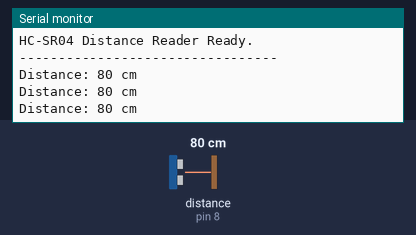
Simulated run of this sketch. Board: Arduino Uno, built with avr-gcc and run on an emulated ATmega328P. On the bench: the last lines printed to the serial monitor. Wiring (inferred from the names in the program): ultrasonic range finder: trigger pin 9; echo pin 8. The test bench sets the inputs (shaded band); at power-on: distance to the obstacle (sensor on pin 8) 80 cm. The echo pulse lasts 58.3 µs per cm.

Above: at 1.3 s.
1.4 s: distance to the obstacle (sensor on pin 8) set to 2 cm
At 1.9 s:
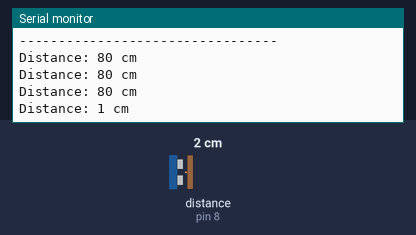
2.9 s: distance to the obstacle (sensor on pin 8) set to 4 cm
At 3.4 s:
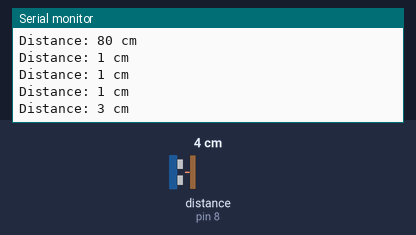
Timing chart, 0 to 5.9 s (numbered marks = the images above; inputs shaded):
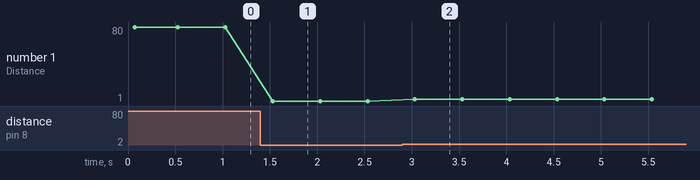

The sketch:

CPSlab5.3.ino
```cpp
// HC-SR04 Distance Reader (Standard Digital Protocol)
// Note: This sensor uses a custom time-based digital protocol (Trig/Echo)
// to measure distance, NOT the I2C protocol.

// --- Pin Definitions ---
const int TRIG_PIN = 9;   // Digital pin connected to the Trig pin of HC-SR04
const int ECHO_PIN = 8;   // Digital pin connected to the Echo pin of HC-SR04

// --- Measurement Variables ---
long durationMicroseconds;
long distanceCm;

void setup() {
  Serial.begin(9600);
  pinMode(TRIG_PIN, OUTPUT); // Set Trig pin as output (to send sound pulse)
  pinMode(ECHO_PIN, INPUT);  // Set Echo pin as input (to listen for sound return)
  Serial.println("HC-SR04 Distance Reader Ready.");
  Serial.println("---------------------------------");
}

void loop() {
  // 1. CLEAR the Trig pin: ensure a clean start by sending a LOW pulse
  digitalWrite(TRIG_PIN, LOW);
  delayMicroseconds(2);

  // 2. TRIGGER the sound pulse: set the Trig pin HIGH for 10 µs
  // (as required in the lab document)
  digitalWrite(TRIG_PIN, HIGH);
  delayMicroseconds(10);
  digitalWrite(TRIG_PIN, LOW); // End the trigger pulse

  // 3. MEASURE the duration of the echo pulse
  // pulseIn waits for the Echo pin to go HIGH, starts timing, and stops timing
  // when the pin goes LOW again. Returns time in microseconds.
  durationMicroseconds = pulseIn(ECHO_PIN, HIGH);

  // 4. CALCULATE the distance (cm)
  // Distance = (Time) * (Speed of Sound) / 2
  // Speed of sound is approx 340 m/s = 0.034 cm/µs.
  // The pulse travels out and back, so divide by 2.
  // Simplified conversion: Distance (cm) = Duration / 58
  distanceCm = durationMicroseconds / 58;

  // 5. PRINT the result
  Serial.print("Distance: ");
  Serial.print(distanceCm);
  Serial.println(" cm");

  // Read distance once every 500ms
  delay(500);
}
```

Measured:
- after the input at 1.4 s, the serial monitor: prints a new line after 0.13 s (image 1)
- after the input at 2.9 s, the serial monitor: prints a new line after 0.13 s (image 2)
- plotted number 1: 80 → 1 after the input at 1.4 s, 1 → 3 after the input at 2.9 s
